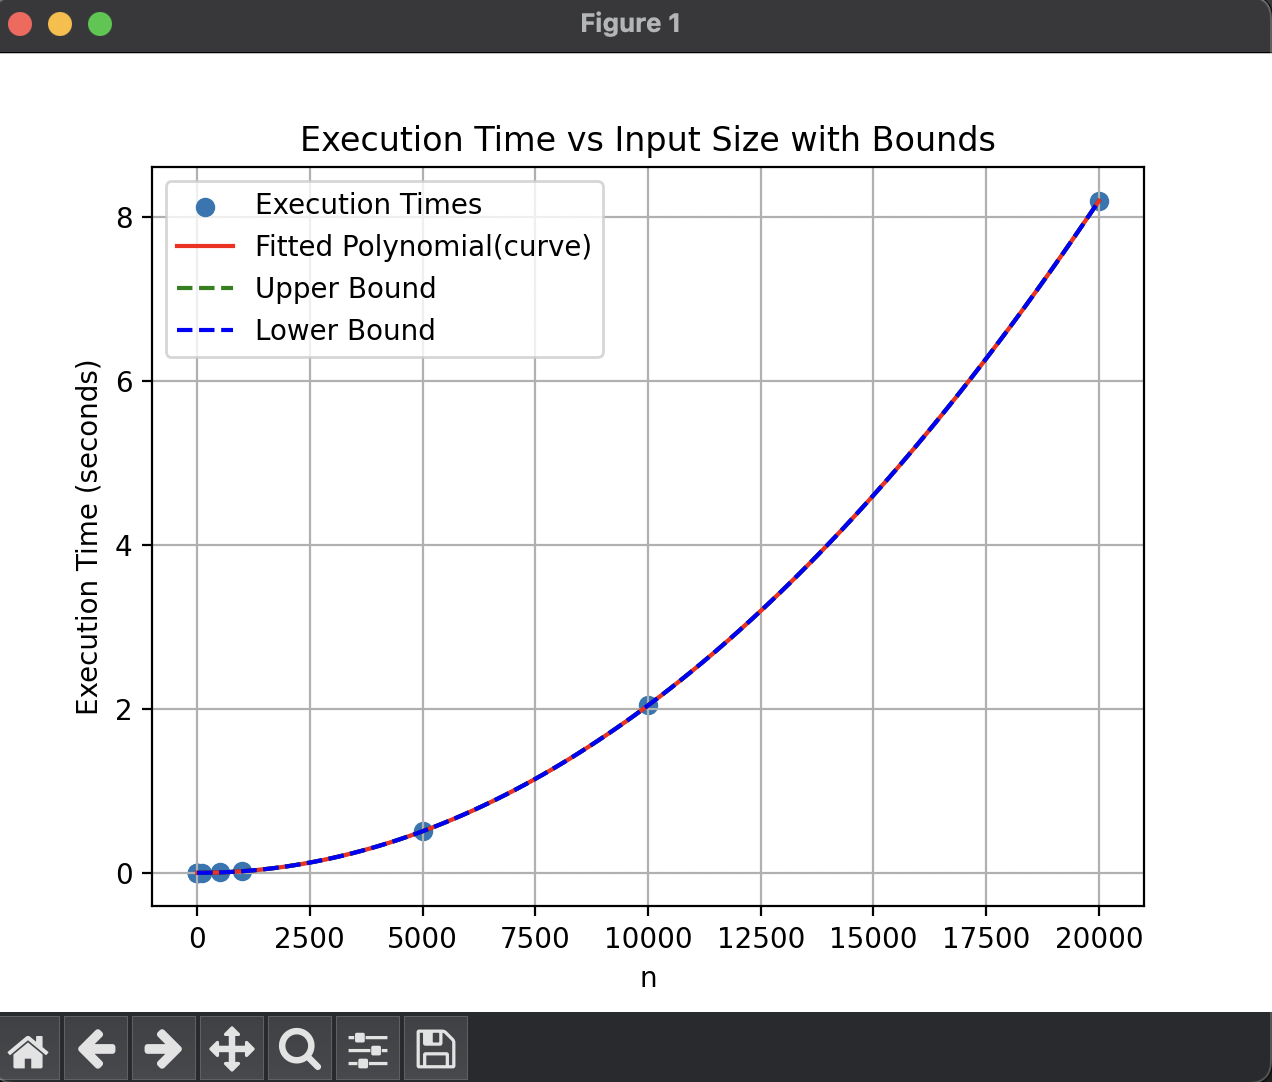

Python code for this plot:
import timeit
import numpy as np
from scipy.optimize import curve_fit
import matplotlib.pyplot as plt



# Define the function
def calcfn(n):
    x = 1
    for i in range(1, n + 1):
        for j in range(1, n + 1):
            x = x + 1
    return x

# Benchmarking 
time_exec = [timeit.timeit(lambda: calcfn(n), number=1) for n in [1, 2, 3, 10, 100, 500, 1000, 5000, 10000, 20000]]

# Input sizes
n_values = [1, 2, 3, 10, 100, 500, 1000, 5000, 10000, 20000]

# Fit a polynomial curve to the data
def poly_curve_fit(x, a, b, c):
    return a * x ** 2 + b * x + c

popt, _ = curve_fit(poly_curve_fit, n_values, time_exec)

# Generate points for the curve
x_axis_c = np.linspace(min(n_values), max(n_values), 100)
y_axis_c = poly_curve_fit(x_axis_c, *popt)

# Define upper and lower bounds for the polynomial curve
def upper_bound(x, a, b, c):
    return poly_curve_fit(x, a, b, c) * 1.1  # 10% increase

def lower_bound(x, a, b, c):
    return poly_curve_fit(x, a, b, c) * 0.9  # 10% decrease

# Fit upper and lower bound curves
popt_upper, _ = curve_fit(upper_bound, n_values, time_exec)
popt_lower, _ = curve_fit(lower_bound, n_values, time_exec)

# Generate points for the upper and lower bound curves
y_upper = upper_bound(x_axis_c, *popt_upper)
y_lower = lower_bound(x_axis_c, *popt_lower)

# Plotting
plt.scatter(n_values, time_exec, label='Execution Times')
plt.plot(x_axis_c, y_axis_c, 'r-', label='Fitted Polynomial(curve)')
plt.plot(x_axis_c, y_upper, 'g--', label='Upper Bound')
plt.plot(x_axis_c, y_lower, 'b--', label='Lower Bound')
plt.xlabel('n')
plt.ylabel('Execution Time (seconds)')
plt.title('Execution Time vs Input Size with Bounds')
plt.legend()
plt.grid(True)
plt.show()
